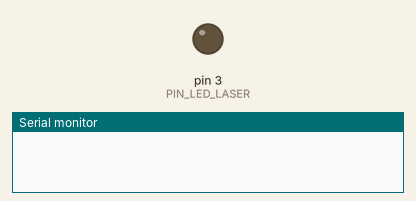
Recording of a sketch running on a simulated Arduino Uno, built with avr-gcc and run on an emulated ATmega328P. On the bench: output pins drawn as LEDs (lit = HIGH), the last lines printed to the serial monitor. Dashed ring = blinking.

Above: at 0.5 s.
At 2.2 s:
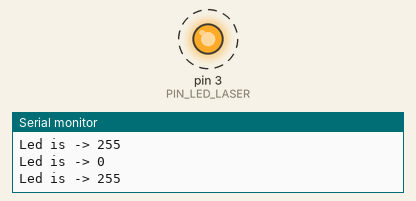
Timing chart, 0 to 3.0 s (numbered marks = the images above):
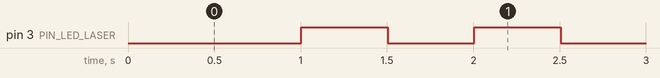

The sketch:

main.ino
```cpp
/**
 * @file    main.ino
 * @author  Filippo Graziani
 * @date    07/03/2024
 * @brief   A sample code for the laser emit LED (KY008)
 * Connections:
 * Sensor       -----       Arduino Uno
 * S                        D3
 * [no label]               5V
 * -                        GND
 *
 * @attention   This light is very dangerous!
 */

#include "Arduino.h"
#include <stdint.h>

#define     PIN_LED_LASER   (3)

/**
 * @brief   Setup function.
 * @par     Description
 * Setting of the Arduino's pins and the serial port.
 * @return  Nothing.
 */
void
setup ()
{
    Serial.begin(9600);

    while (!Serial)
    {
        /* Do nothing */
    }

    pinMode(PIN_LED_LASER, OUTPUT);
}   /* setup() */

/**
 * @brief   Loop function.
 * @par     Description
 * Tests the switch on/off of the laser light emitter.
 * @return  Nothing.
 */
void
loop ()
{
    static uint32_t prev_time(millis());
    static uint8_t led_status(0);

    if ((millis() - prev_time) > 500)
    {
        Serial.println("Led is -> " + String(led_status));
        digitalWrite(PIN_LED_LASER, led_status);
        prev_time = millis();
        led_status = ~led_status;
    }
}   /* loop() */


/*** End of file ***/
```

Measured:
- by itself, pin 3 (PIN_LED_LASER): alternates HIGH for 0.50 s and LOW for 0.50 s
